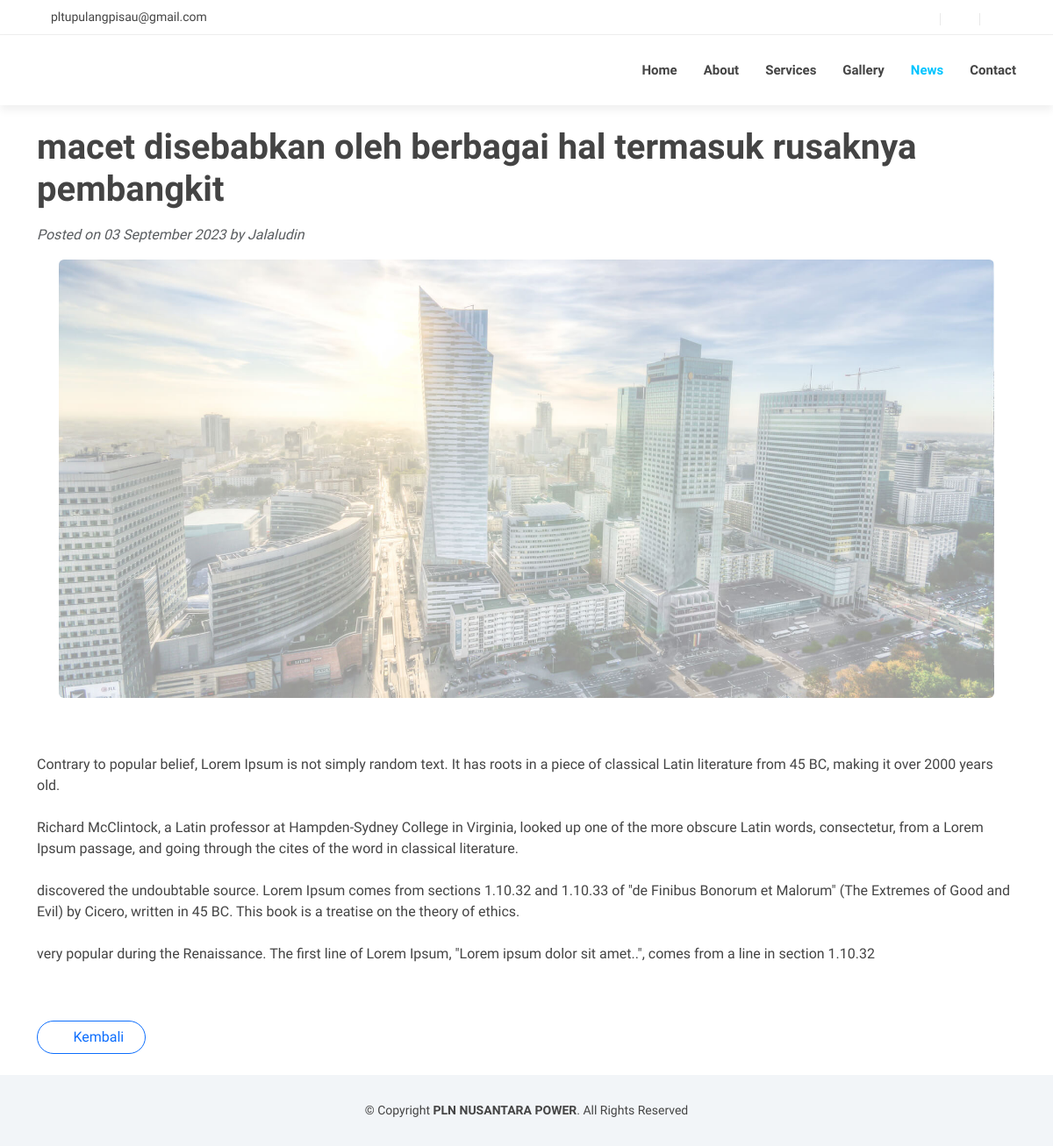
The page /news/news-detail-admin-preview/7a21af28-2b23-4a01-8c56-d368a6d0e1da/ (signed in) on the database as committed earlier.
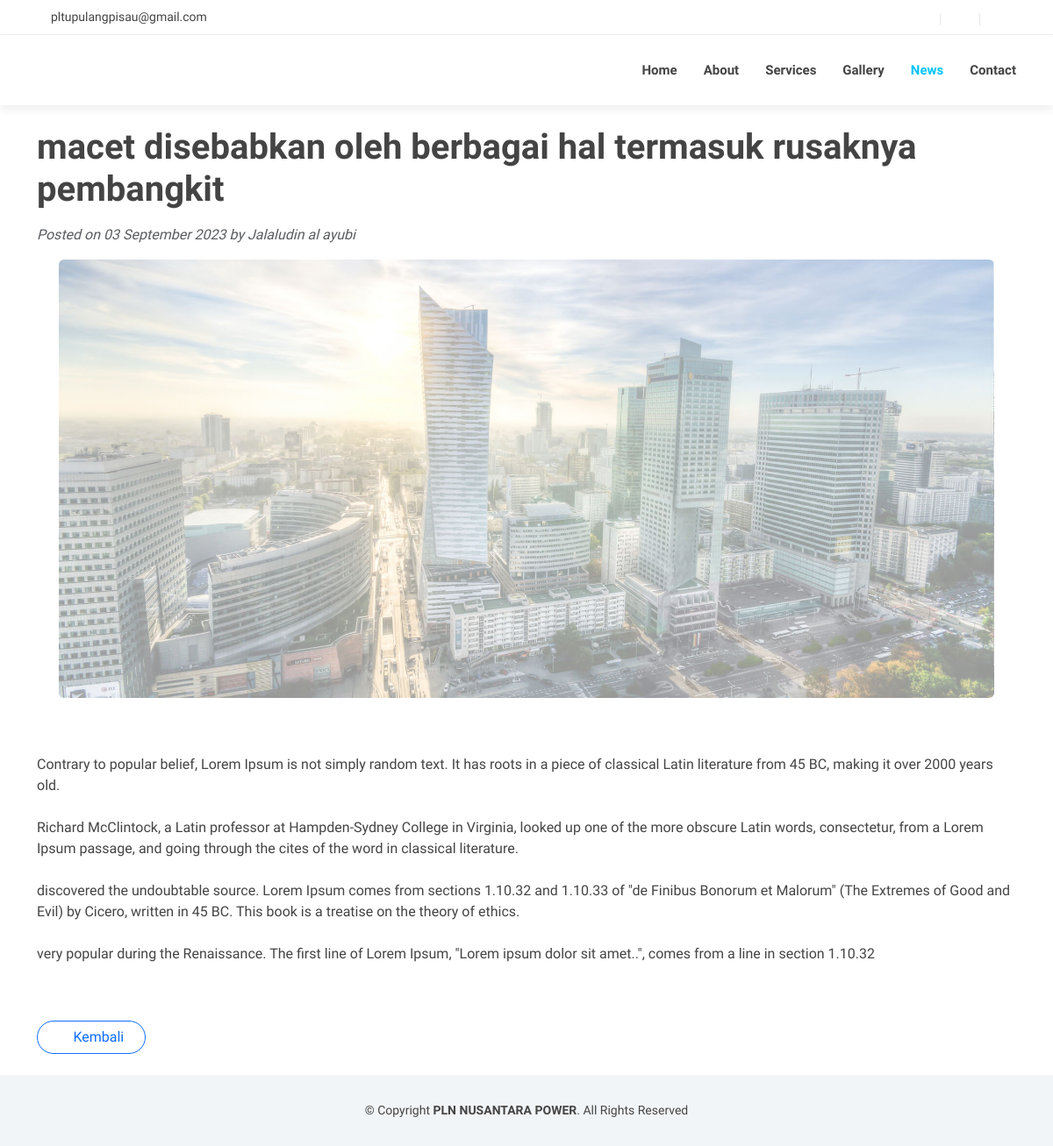
The same page on the database as committed later.
### news/models.py (models this page shows, shortened)
class News(models.Model):
    id                  = models.UUIDField(unique=True,default=uuid4,editable=False,primary_key=True)
    news_title          = models.CharField(max_length=100)
    author              = models.CharField(max_length=55)
    news_description    = models.TextField()
    news_image          = models.ImageField(upload_to='media/news',blank=True,null=True,default='static/assets/img/defaultnewskotak.png')
    is_publish          = models.BooleanField(default=False)
    created_at          = models.DateTimeField(auto_now_add=True)
    class Meta:
        verbose_name_plural = 'News'
        permissions = [("can_publish_news", "Can Publish News"),("can_preview_news", "Can Preview News")]

### news/views.py (the view)
# urls.py: path('news-detail-admin-preview/<str:id>/',views.newsDetailAdminPreview,name='news-detail-admin-preview'),
def newsDetailAdminPreview(request,id):
    if request.user.has_perm("news.can_preview_news"):
        news = News.objects.get(id=id)
        context = {
            "news":news
        }
        return render(request,'news/detail_news.html',context)
    else:
        raise Http404

### plnnusantarapower/utils.py (called while the page is built)
def get_data_or_none(model):
    try:
        return model.objects.get(is_active=True)
    except model.DoesNotExist:
        return None

### topbar/context_processors.py (called while the page is built)
def topbar(request):
    topbar      = get_data_or_none(TopBar)
    context = {
        'topbar_email':topbar.email if topbar else None,
        'topbar_phone_number':topbar.phone_number if topbar else None,
        'topbar_socials':topbar.social.all() if topbar else None,
    }
    return context

### news/templates/news/detail_news.html (shortened to what this page needs)
{% extends 'base.html' %}
{% load static %}
{% block topbar %}
{% include 'includes/topbar.html' with topbar_email=topbar_email topbar_phone_number=topbar_phone_number topbar_socials=topbar_socials %}
{% endblock topbar %}
{% block content %}
<div class="container mt-4">
    <div class="row">
        <div class="col-lg-12">
            <article>
                <header class="">
                    <h1 class="fw-bolder mb-3">{{ news.news_title }}</h1>
                    <div class="text-muted fst-italic my-3">Posted on {{ news.created_at|date:"d F Y" }} by {{ news.author }}</div>
                </header>
                {% if not news.news_image %}
                    <section class="mb-5">
                        <p class="fs-6 mb-4">{{ news.news_description|linebreaksbr}}</p>
                    </section>
                {% else %}
                    <figure class="mb-4"><img class="img-fluid rounded img-detail-news" src="{{ news.news_image.url }}" alt="{{ news.news_title }} "/></figure>
                    <section class="mb-0">
                        <p class="fs-6 mb-4">{{ news.news_description|linebreaksbr}}</p>
                    </section>
                {% endif %}
            </article>
            <div>
                {% if request.path|slice:'0:18' == '/news/news-detail/' %}
                <a class="btn btn-outline-primary rounded-pill mb-4 px-4" href="{% url 'news:news' %}">
                    <i class="bi bi-arrow-left-circle">
                    </i> Kembali
                </a>
                {% else %}
                <a class="btn btn-outline-primary rounded-pill mb-4 px-4" href="{% url 'news:news-admin-preview' %}">
                    <i class="bi bi-arrow-left-circle">
                    </i> Kembali
                </a>
                {% endif %}
            </div>
        </div>
    </div>
</div>
{% endblock content %}

Rows that differ between the two databases and show on the page:
changed News "macet disebabkan oleh berbagai hal termasuk rusaknya pembangkit": author "Jalaludin" → "Jalaludin al ayubi"
